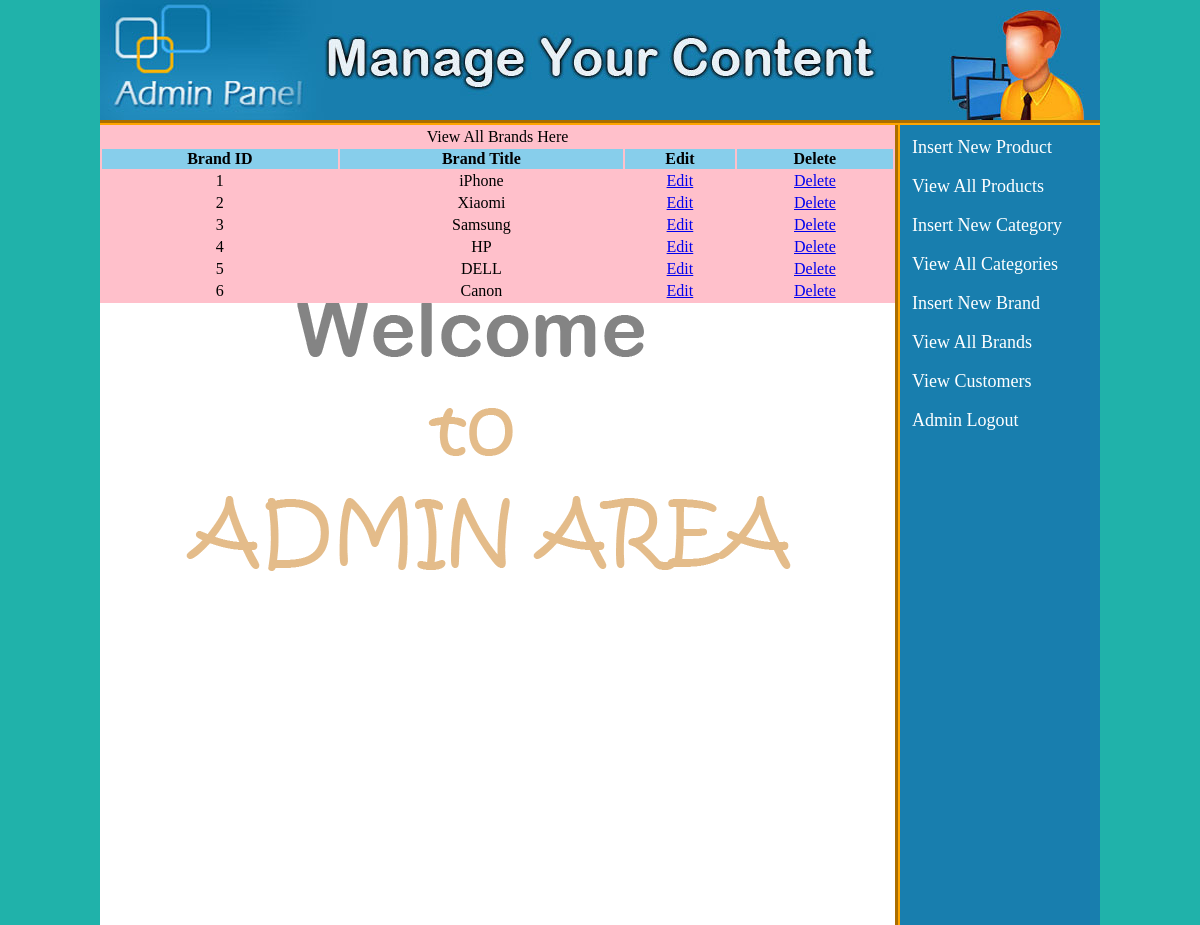
The page /admin_area/index.php?view_brands (signed in) on the database its author committed.
### tables this page shows
CREATE TABLE `brands` (
  `brand_id` int(100) NOT NULL,
  `brand_title` text NOT NULL
);

### admin_area/view_brands.php (the view)
<table width="795" align="center" bgcolor="pink">
<tr align="center">
    <td colspan="6"><h2>View All Brands Here</h2></td>
</tr>
<tr align="center" bgcolor="skyblue">
    <th>Brand ID</th>
    <th>Brand Title</th>
    <th>Edit</th>
    <th>Delete</th>
</tr>
<?php
include("includes/db.php");
$get_brand = "select * from brands";
$run_brand = mysqli_query($con, $get_brand);
$i = 0;
while ($row_brand=mysqli_fetch_array($run_brand)){
    $brand_id = $row_brand['brand_id'];
    $brand_title = $row_brand['brand_title'];
    $i++;
?>
<tr align="center">
    <td><?php echo $i;?></td>
    <td><?php echo $brand_title;?></td>
    <td><a href="index.php?edit_brand=<?php echo $brand_id; ?>">Edit</a></td>
    <td><a href="delete_brand.php?delete_brand=<?php echo $brand_id;?>">Delete</a></td>
</tr>
<?php } ?>
</table>

### admin_area/styles/style.css (style rules this page uses)
html, body, div, span, applet, object, iframe, h1, h2, h3, h4, h5, h6, p, a, big, img, small, strong, b, u, i, center, ul, li, form { margin: 0; padding: 0; border: 0; font-size: 100%; font: inherit; vertical-align: baseline; }
body { background: lightseagreen; }

### rows shown on the page
brands: brand_title "iPhone"
brands: brand_title "Xiaomi"
brands: brand_title "Samsung"
brands: brand_title "HP"
brands: brand_title "DELL"
brands: brand_title "Canon"
